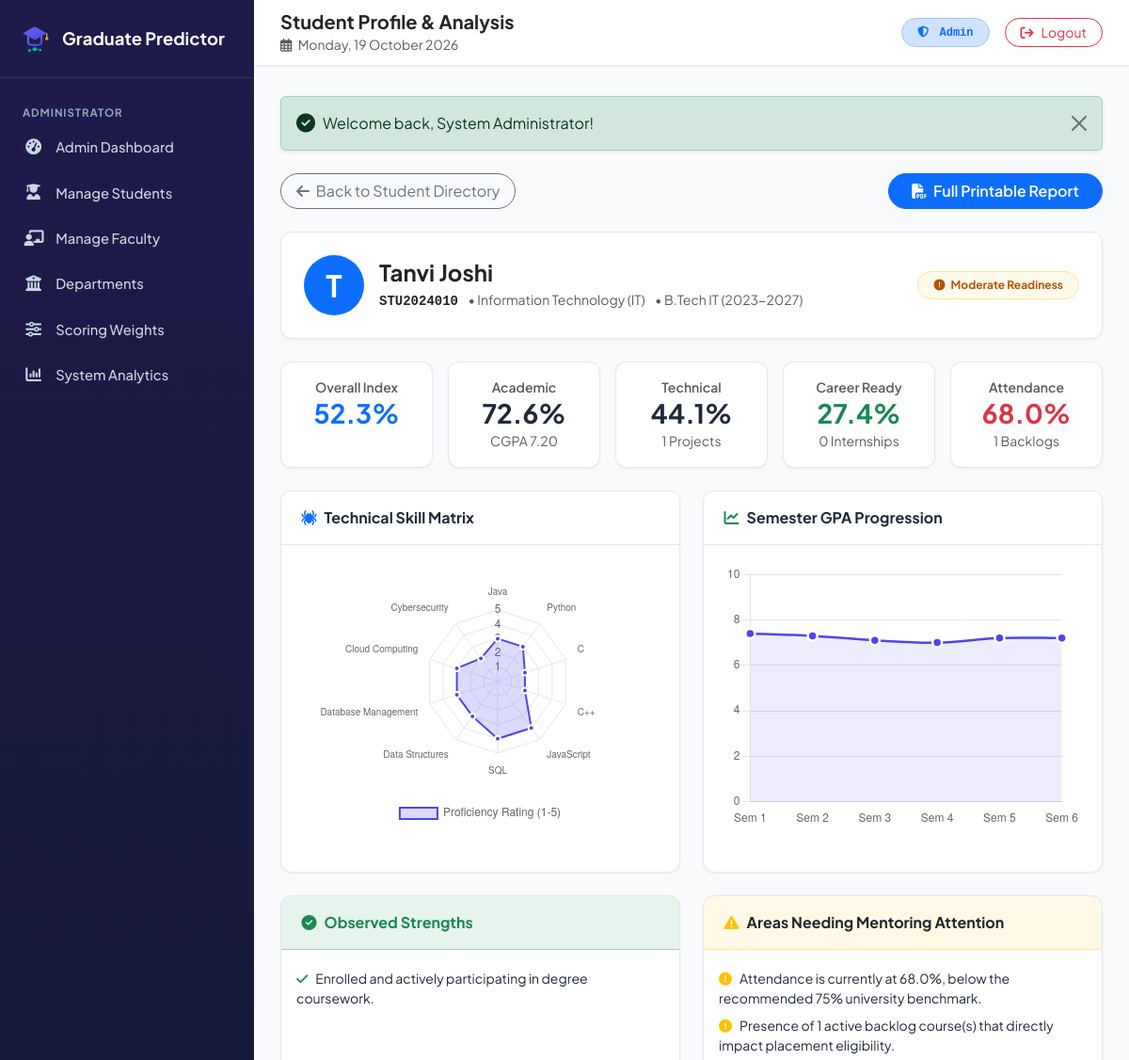
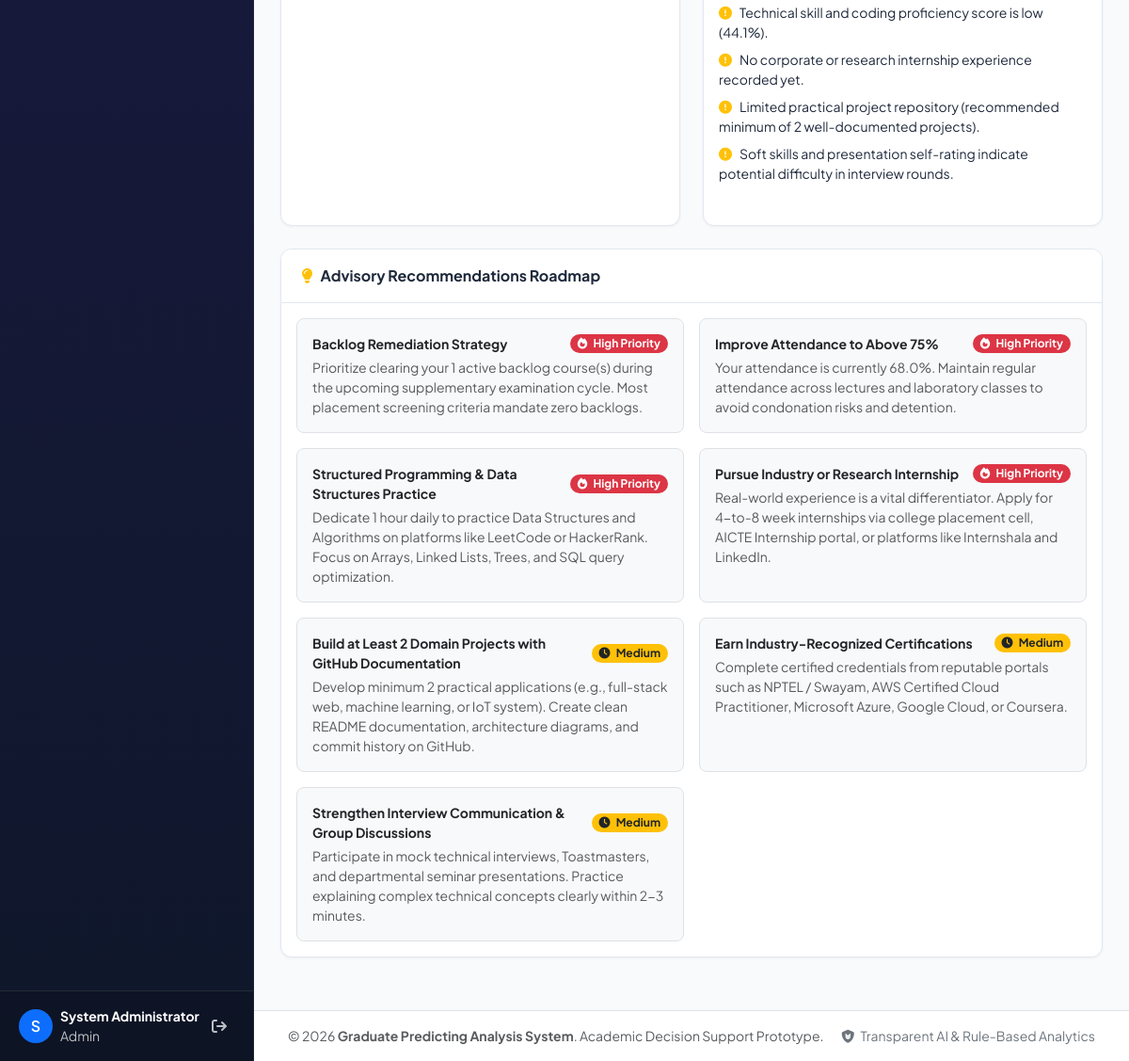
The page /faculty/student_detail.php?id=10 (signed in) on the database its author committed (2 pictures, top to bottom).
### tables this page shows
CREATE TABLE `students` (
    `id` INT AUTO_INCREMENT PRIMARY KEY,
    `user_id` INT NOT NULL UNIQUE,
    `student_id` VARCHAR(50) NOT NULL UNIQUE,
    `dob` DATE DEFAULT NULL,
    `gender` ENUM('Male', 'Female', 'Other') DEFAULT 'Male',
    `department_id` INT DEFAULT NULL,
    `degree` VARCHAR(50) DEFAULT 'B.Tech / B.E',
    `academic_year` VARCHAR(20) DEFAULT '2023-2027',
    `graduation_year` INT DEFAULT 2027,
    `created_at` TIMESTAMP DEFAULT CURRENT_TIMESTAMP,
    `updated_at` TIMESTAMP DEFAULT CURRENT_TIMESTAMP ON UPDATE CURRENT_TIMESTAMP,
    FOREIGN KEY (`user_id`) REFERENCES `users`(`id`) ON DELETE CASCADE,
    FOREIGN KEY (`department_id`) REFERENCES `departments`(`id`) ON DELETE SET NULL,
    INDEX `idx_student_code` (`student_id`),
    INDEX `idx_dept` (`department_id`)
);

CREATE TABLE `users` (
    `id` INT AUTO_INCREMENT PRIMARY KEY,
    `name` VARCHAR(100) NOT NULL,
    `email` VARCHAR(100) NOT NULL UNIQUE,
    `password` VARCHAR(255) NOT NULL,
    `role` ENUM('student', 'faculty', 'admin') NOT NULL DEFAULT 'student',
    `phone` VARCHAR(20) DEFAULT NULL,
    `profile_pic` VARCHAR(255) DEFAULT NULL,
    `created_at` TIMESTAMP DEFAULT CURRENT_TIMESTAMP,
    `updated_at` TIMESTAMP DEFAULT CURRENT_TIMESTAMP ON UPDATE CURRENT_TIMESTAMP,
    INDEX `idx_email` (`email`),
    INDEX `idx_role` (`role`)
);

CREATE TABLE `departments` (
    `id` INT AUTO_INCREMENT PRIMARY KEY,
    `dept_code` VARCHAR(20) NOT NULL UNIQUE,
    `dept_name` VARCHAR(150) NOT NULL,
    `hod_name` VARCHAR(100) DEFAULT NULL,
    `created_at` TIMESTAMP DEFAULT CURRENT_TIMESTAMP
);

CREATE TABLE `academic_records` (
    `id` INT AUTO_INCREMENT PRIMARY KEY,
    `student_id` INT NOT NULL UNIQUE,
    `tenth_percentage` DECIMAL(5,2) NOT NULL DEFAULT 0.00,
    `twelfth_percentage` DECIMAL(5,2) DEFAULT NULL,
    `diploma_percentage` DECIMAL(5,2) DEFAULT NULL,
    `current_cgpa` DECIMAL(4,2) NOT NULL DEFAULT 0.00,
    `current_semester` INT NOT NULL DEFAULT 1,
    `num_backlogs` INT NOT NULL DEFAULT 0,
    `cleared_backlogs` INT NOT NULL DEFAULT 0,
    `attendance_percentage` DECIMAL(5,2) NOT NULL DEFAULT 0.00,
    `sem1_gpa` DECIMAL(4,2) DEFAULT NULL,
    `sem2_gpa` DECIMAL(4,2) DEFAULT NULL,
    `sem3_gpa` DECIMAL(4,2) DEFAULT NULL,
    `sem4_gpa` DECIMAL(4,2) DEFAULT NULL,
    `sem5_gpa` DECIMAL(4,2) DEFAULT NULL,
    `sem6_gpa` DECIMAL(4,2) DEFAULT NULL,
    `sem7_gpa` DECIMAL(4,2) DEFAULT NULL,
    `sem8_gpa` DECIMAL(4,2) DEFAULT NULL,
    `updated_at` TIMESTAMP DEFAULT CURRENT_TIMESTAMP ON UPDATE CURRENT_TIMESTAMP,
    FOREIGN KEY (`student_id`) REFERENCES `students`(`id`) ON DELETE CASCADE
);

### faculty/student_detail.php (the view, shortened to what the rows shown need)
<?php
require_once __DIR__ . '/../config/database.php';
require_once __DIR__ . '/../config/helper.php';
require_once __DIR__ . '/../classes/AnalysisEngine.php';
require_once __DIR__ . '/../classes/PredictionEngine.php';
require_once __DIR__ . '/../classes/RecommendationEngine.php';
$db = getDB();
$studentId = (int) ($_GET['id'] ?? 0);
$analysisEngine = new AnalysisEngine();
$predEngine = new PredictionEngine();
$recEngine = new RecommendationEngine();
$scores = $analysisEngine->calculateStudentAnalysis($studentId);
$prediction = $predEngine->predictStudentOutcome($studentId);
$recommendations = $recEngine->generateStudentRecommendations($studentId);
$stmt = $db->prepare("
    SELECT s.*, u.name, u.email, u.phone, d.dept_name, d.dept_code,
           ar.tenth_percentage, ar.twelfth_percentage, ar.diploma_percentage,
           ar.current_cgpa, ar.current_semester, ar.num_backlogs, ar.cleared_backlogs,
           ar.attendance_percentage,
           ar.sem1_gpa, ar.sem2_gpa, ar.sem3_gpa, ar.sem4_gpa, ar.sem5_gpa, ar.sem6_gpa
    FROM students s
    JOIN users u ON s.user_id = u.id
    LEFT JOIN departments d ON s.department_id = d.id
    LEFT JOIN academic_records ar ON s.id = ar.student_id
    WHERE s.id = ?
");
$stmt->execute([$studentId]);
$student = $stmt->fetch();
$stmtSkills = $db->prepare("
    SELECT s.name, ss.rating
    FROM student_skills ss
    JOIN skills s ON ss.skill_id = s.id
    WHERE ss.student_id = ? AND s.category IN ('programming', 'technical')
    ORDER BY s.id ASC LIMIT 10
");
$stmtSkills->execute([$studentId]);
$radarSkills = $stmtSkills->fetchAll();
$radarLabels = array_column($radarSkills, 'name');
$radarValues = array_map('floatval', array_column($radarSkills, 'rating'));
$semLabels = ['Sem 1', 'Sem 2', 'Sem 3', 'Sem 4', 'Sem 5', 'Sem 6'];
$semGPAs = [
    (float)($student['sem1_gpa'] ?? 0),
    (float)($student['sem2_gpa'] ?? 0),
    (float)($student['sem3_gpa'] ?? 0),
    (float)($student['sem4_gpa'] ?? 0),
    (float)($student['sem5_gpa'] ?? 0),
    (float)($student['sem6_gpa'] ?? 0),
];
include __DIR__ . '/../includes/header.php';
?>
<div class="content-card mb-4 p-4">
    <div class="d-flex flex-column flex-md-row justify-content-between align-items-md-center gap-3">
        <div class="d-flex align-items-center gap-3">
            <div class="avatar-lg bg-primary text-white rounded-circle d-flex align-items-center justify-content-center fs-2 fw-bold" style="width: 64px; height: 64px;">
                <?= strtoupper(substr($student['name'], 0, 1)) ?>
            </div>
            <div>
                <h4 class="fw-bold mb-1 text-dark"><?= sanitize($student['name']) ?></h4>
                <div class="text-muted small">
                    <span class="font-monospace fw-bold text-dark me-2"><?= sanitize($student['student_id']) ?></span> &bull;
                    <span class="me-2"><?= sanitize($student['dept_name']) ?> (<?= sanitize($student['dept_code']) ?>)</span> &bull;
                    <span><?= sanitize($student['degree']) ?> (<?= sanitize($student['academic_year']) ?>)</span>
                </div>
            </div>
        </div>
    </div>
</div>
<div class="row g-3 mb-4">
    <div class="col-6 col-md">
        <div class="stat-card text-center p-3">
            <span class="text-muted small fw-semibold d-block">Academic</span>
            <h3 class="fw-bold mb-0 text-cyan"><?= number_format($scores['academic_score'], 1) ?>%</h3>
            <small class="text-muted">CGPA <?= number_format($student['current_cgpa'], 2) ?></small>
        </div>
    </div>
    <div class="col-6 col-md">
        <div class="stat-card text-center p-3">
            <span class="text-muted small fw-semibold d-block">Attendance</span>
            <h3 class="fw-bold mb-0 <?= $student['attendance_percentage'] < 75 ? 'text-danger' : 'text-success' ?>">
                <?= number_format($student['attendance_percentage'], 1) ?>%
            </h3>
            <small class="text-muted"><?= $student['num_backlogs'] ?> Backlogs</small>
        </div>
    </div>
</div>
<div class="row g-4 mb-4">
    <div class="col-md-6">
        <div class="content-card h-100">
            <div class="content-card-body p-3">
                <ul class="list-unstyled mb-0">
                    <?php foreach ($prediction['strengths'] as $s): ?>
                        <li class="py-1 small"><i class="fas fa-check text-success me-2"></i><?= sanitize($s) ?></li>
                    <?php endforeach; ?>
                </ul>
            </div>
        </div>
    </div>
    <div class="col-md-6">
        <div class="content-card h-100">
            <div class="content-card-body p-3">
                <ul class="list-unstyled mb-0">
                    <?php foreach ($prediction['weaknesses'] as $w): ?>
                        <li class="py-1 small"><i class="fas fa-circle-exclamation text-warning me-2"></i><?= sanitize($w) ?></li>
                    <?php endforeach; ?>
                </ul>
            </div>
        </div>
    </div>
</div>
<script>
document.addEventListener('DOMContentLoaded', function () {
    AppCharts.initSkillsRadarChart('facultyDetailRadar', <?= json_encode($radarLabels) ?>, <?= json_encode($radarValues) ?>);
    AppCharts.initSemesterLineChart('facultyDetailLine', <?= json_encode($semLabels) ?>, <?= json_encode($semGPAs) ?>);
});
</script>
<?php include __DIR__ . '/../includes/footer.php'; ?>

### rows shown on the page
students: user.name "T", user.name "Tanvi Joshi", student "STU2024010", department.dept_name "Information Technology", department.dept_code "IT", degree "B.Tech IT", academic_year "2023-2027", academic_records.current_cgpa "7.20", academic_records.attendance_percentage "68.0", academic_records.num_backlogs "1"
academic_records: num_backlogs "Enrolled and actively participating in degree coursework.", num_backlogs "Attendance is currently at 68.0%, below the recommended 75% university benchmark.", num_backlogs "Presence of 1 active backlog course(s) that directly impact placement eligibility.", num_backlogs "Technical skill and coding proficiency score is low (44.1%).", num_backlogs "No corporate or research internship experience recorded yet.", num_backlogs "Limited practical project repository (recommended minimum of 2 well-documented projects).", num_backlogs "Soft skills and presentation self-rating indicate potential difficulty in interview rounds."

### other values the page prints
substr($user['name'], 0, 1) "S"
$user['name'] "System Administrator"
$user['role'] "Admin"
$pageTitle "Student Profile & Analysis"
$message "Welcome back, System Administrator!"
$scores['overall_score'] "52.3"
$scores['academic_score'] "72.6"
$scores['technical_score'] "44.1"
count($projects) "1"
$scores['career_readiness_score'] "27.4"
count($internships) "0"
$r['title'] "Backlog Remediation Strategy"
$r['description'] "Prioritize clearing your 1 active backlog course(s) during the upcoming supplementary examination cycle. Most placement screening criteria mandate zero backlogs."
$r['title'] "Improve Attendance to Above 75%"
$r['description'] "Your attendance is currently 68.0%. Maintain regular attendance across lectures and laboratory classes to avoid condonation risks and detention."
